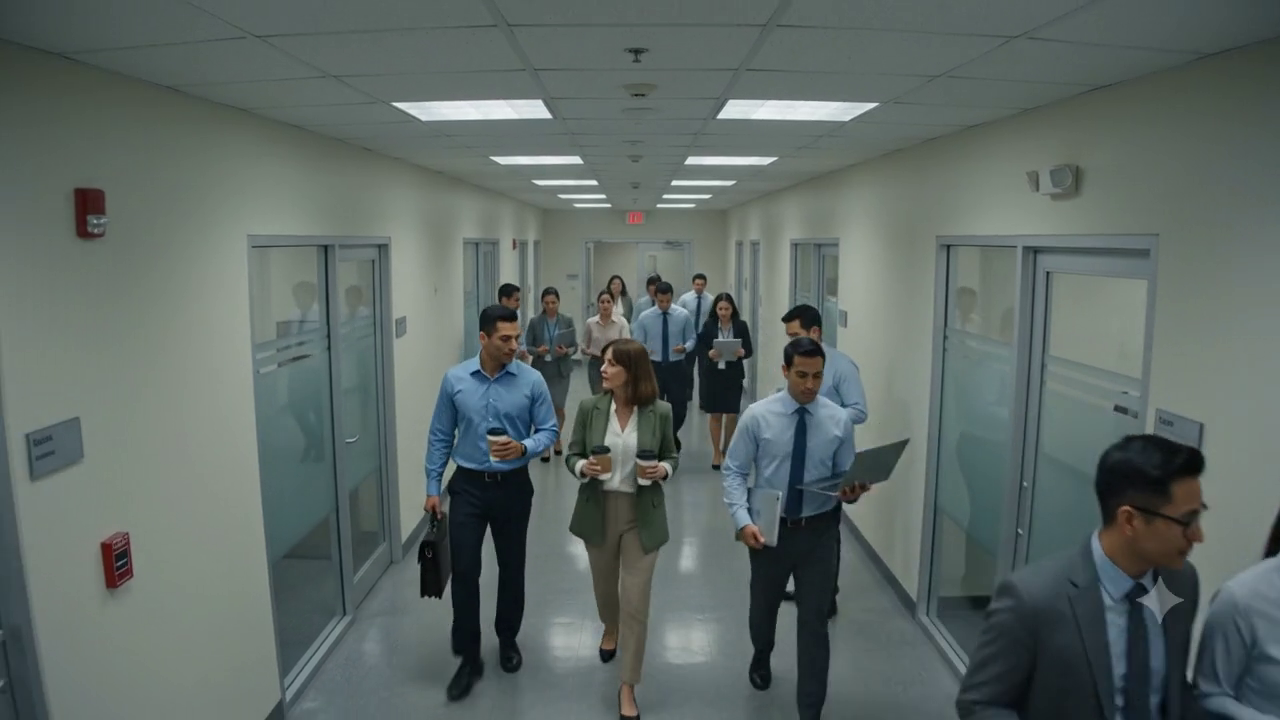
#> input picture frame 24 of cv-service/videos/crowd_3.mp4, 1280 x 720 px, given in place of crowd_5.mp4, which was not available
$ python test_head_detector.py
#> lines starting #> are read from the running program, lines starting #| are printed output that depends on the picture; after the words box and inside, x2 and y2 are one past the last pixel; in counts of white or black regions, pixels touching at a corner belong together; pictures that were not available may be replaced by others from this repository, and a replacement may not be noted
"""
cv-service/scratch/test_head_detector.py
Test script for Circular Head Detection (HoughCircles + Laplacian Peak Filter) on crowd_5.mp4
"""
import cv2
import numpy as np

video_path = "videos/crowd_5.mp4"
cap = cv2.VideoCapture(video_path)
ret, frame = cap.read()
#> frame is the input picture: shape (720, 1280, 3); mean B, G, R 101.4, 104.9, 94.1
cap.release()

if not ret:
    print("Error loading video frame")
    exit(1)

gray = cv2.cvtColor(frame, cv2.COLOR_BGR2GRAY)
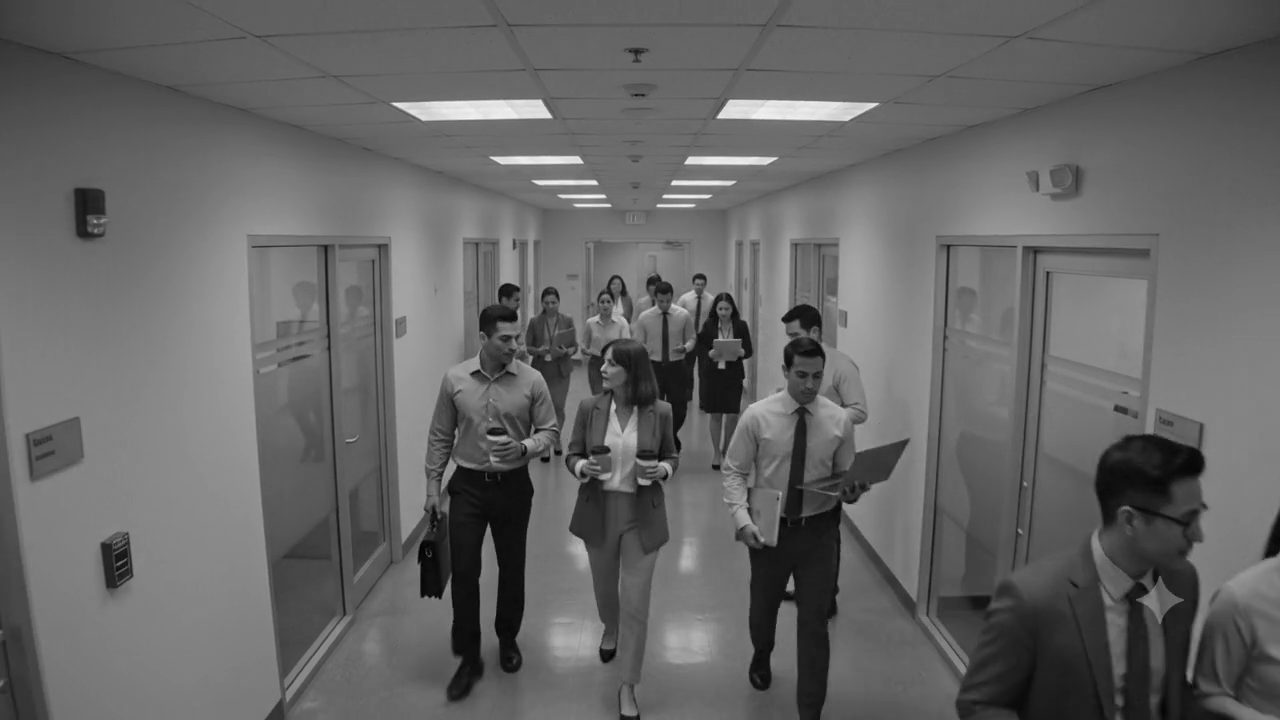
#> gray: shape (720, 1280); min 0, max 249, mean 101.2
clahe = cv2.createCLAHE(clipLimit=2.5, tileGridSize=(8, 8))
enhanced = clahe.apply(gray)
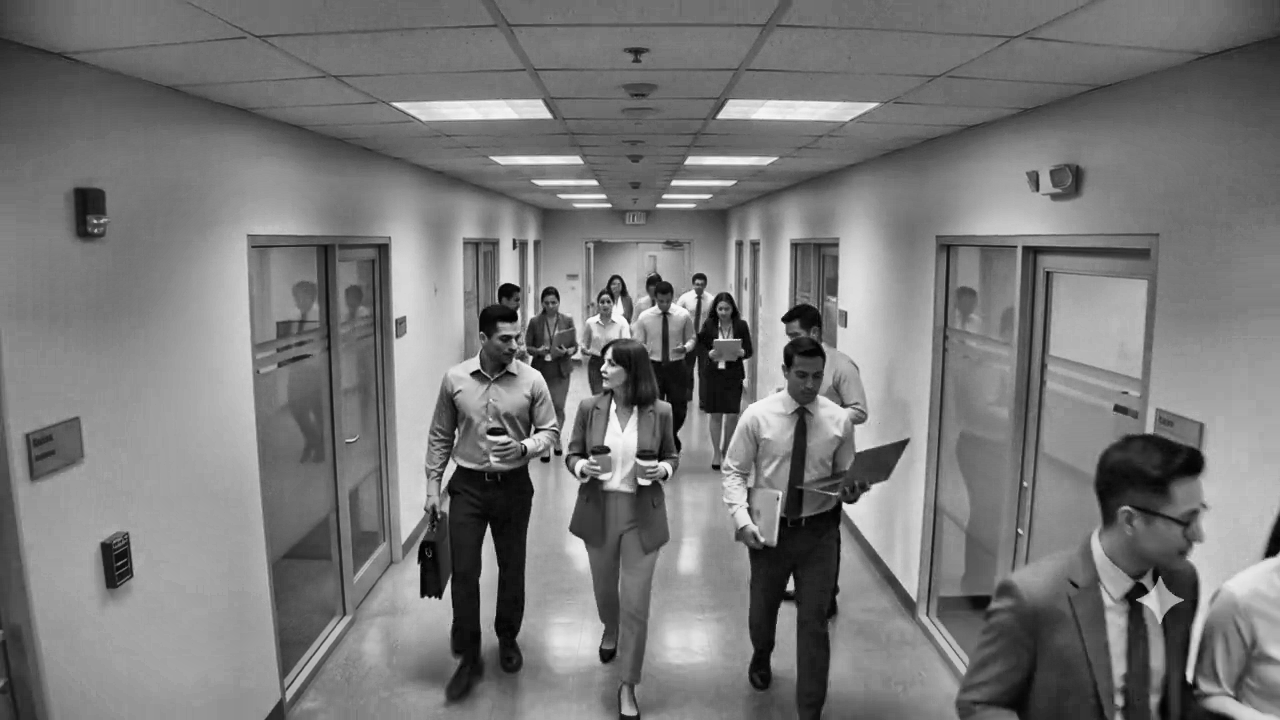
#> enhanced: shape (720, 1280); min 0, max 252, mean 120.4

# Blur slightly to eliminate high-frequency texture noise
blurred = cv2.GaussianBlur(enhanced, (5, 5), 0)

# Circular Hough Transform to find round head structures
circles = cv2.HoughCircles(
    blurred,
    cv2.HOUGH_GRADIENT,
    dp=1.2,
    minDist=8,
    param1=40,
    param2=14,
    minRadius=3,
    maxRadius=16
)
#> circles = 725 rows, first 8: [492.6, 433.8, 15.24], [492.6, 361.8, 15.24], [559.8, 329.4, 15.24], [115.8, 553.8, 15.24], [604.2, 292.2, 15.24], [598.2, 336.6, 15.24], [503.4, 426.6, 15.24], [810.6, 289.8, 15.24]

count = 0
annotated = frame.copy()
if circles is not None:
    circles = np.uint16(np.around(circles))
#> circles = 725 rows, first 8: [493, 434, 15], [493, 362, 15], [560, 329, 15], [116, 554, 15], [604, 292, 15], [598, 337, 15], [503, 427, 15], [811, 290, 15]
    count = len(circles[0, :])
#> count = 725
    for i in circles[0, :]:
        cx, cy, r = i[0], i[1], i[2]
        cv2.circle(annotated, (cx, cy), 3, (248, 189, 56), -1)
        cv2.circle(annotated, (cx, cy), r, (16, 185, 129), 1)
#> this loop made 725 passes
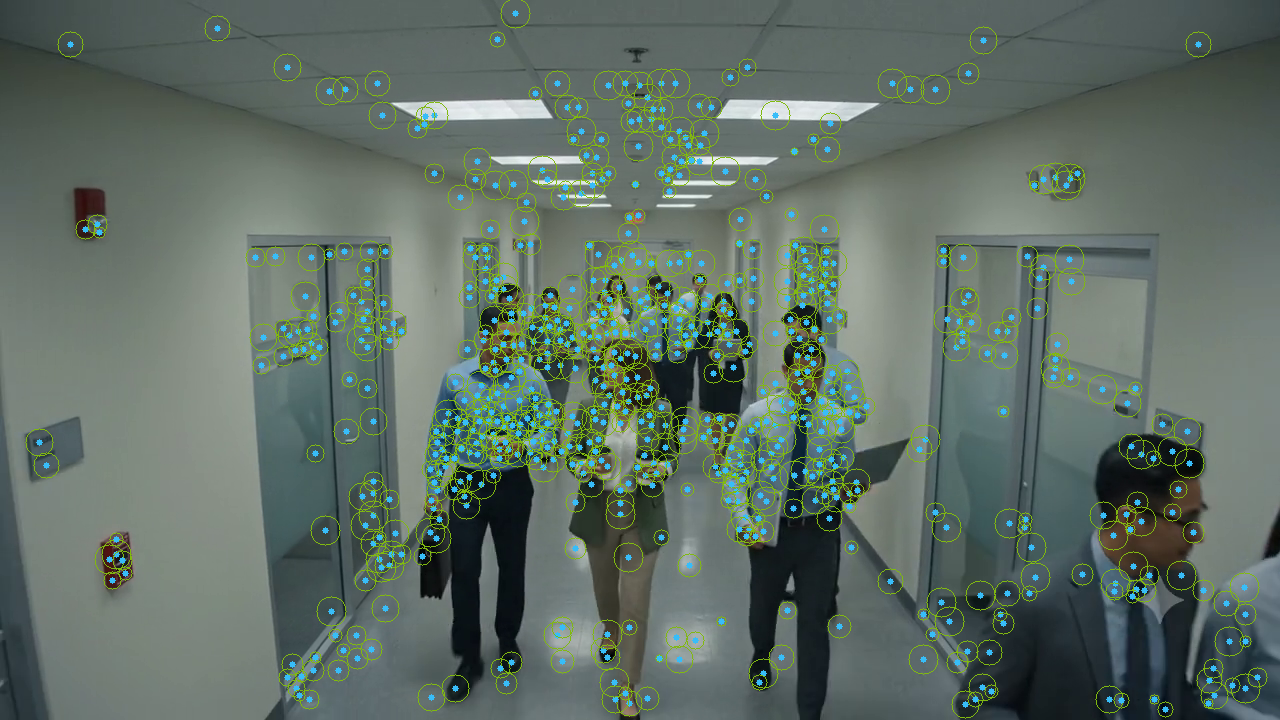
#> annotated: shape (720, 1280, 3); 6.36% of pixels changed, all inside (x1, y1, x2, y2) = (25, 0, 1268, 719)

print(f"[Circular Head Detector] Detected {count} round head structures in crowd_5.mp4!")
#| [Circular Head Detector] Detected 725 round head structures in crowd_5.mp4!
cv2.imwrite("head_test_output.jpg", annotated)

$ run again, starting later in the video
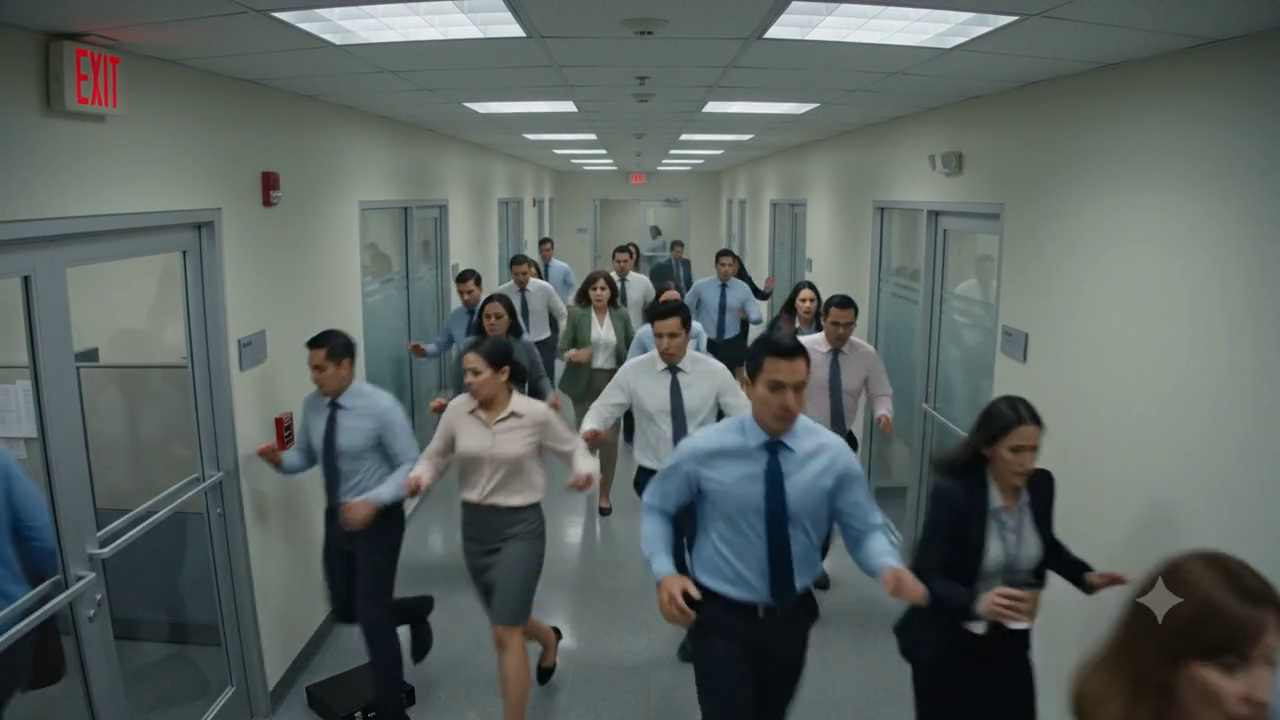
#> input picture frame 108 of cv-service/videos/crowd_3.mp4, 1280 x 720 px, given in place of crowd_5.mp4, which was not available
#> frame is the input picture: shape (720, 1280, 3); mean B, G, R 97.1, 99.7, 91.1
#> `enhanced = clahe.apply(gray)`:
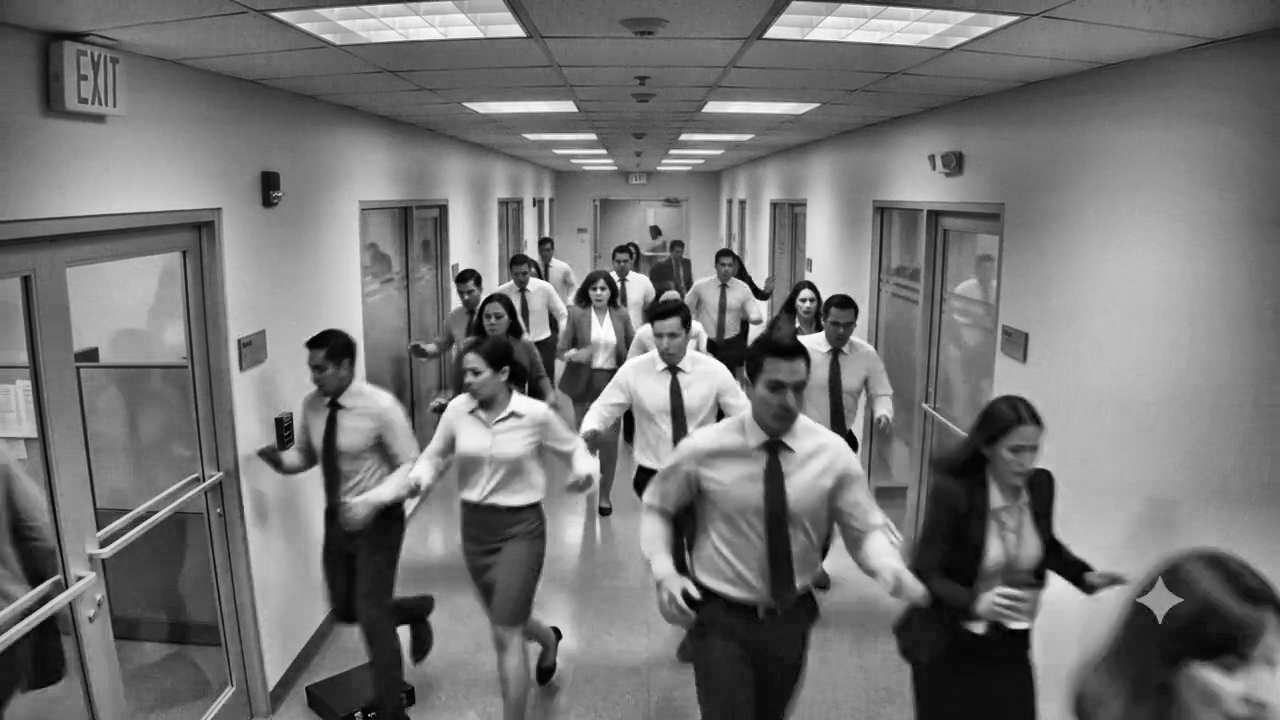
#> enhanced: shape (720, 1280); min 0, max 253, mean 116.9
#> `circles = cv2.HoughCircles( blurred, cv2.HOUGH_GRADIENT, dp=1.2, minDi..`: circles = 855 rows, first 8: [615, 400.2, 15.24], [285, 459, 15.24], [593.4, 292.2, 15.24], [801, 303, 15.24], [811.8, 331.8, 15.24], [838.2, 309, 15.24], [468.6, 280.2, 12.36], [57, 591, 15.24]
#> `circles = np.uint16(np.around(circles))`: circles = 855 rows, first 8: [615, 400, 15], [285, 459, 15], [593, 292, 15], [801, 303, 15], [812, 332, 15], [838, 309, 15], [469, 280, 12], [57, 591, 15]
#> count = 855
#> the loop `for i in circles[0, :]:` made 855 passes
#> after the loop `for i in circles[0, :]:`:
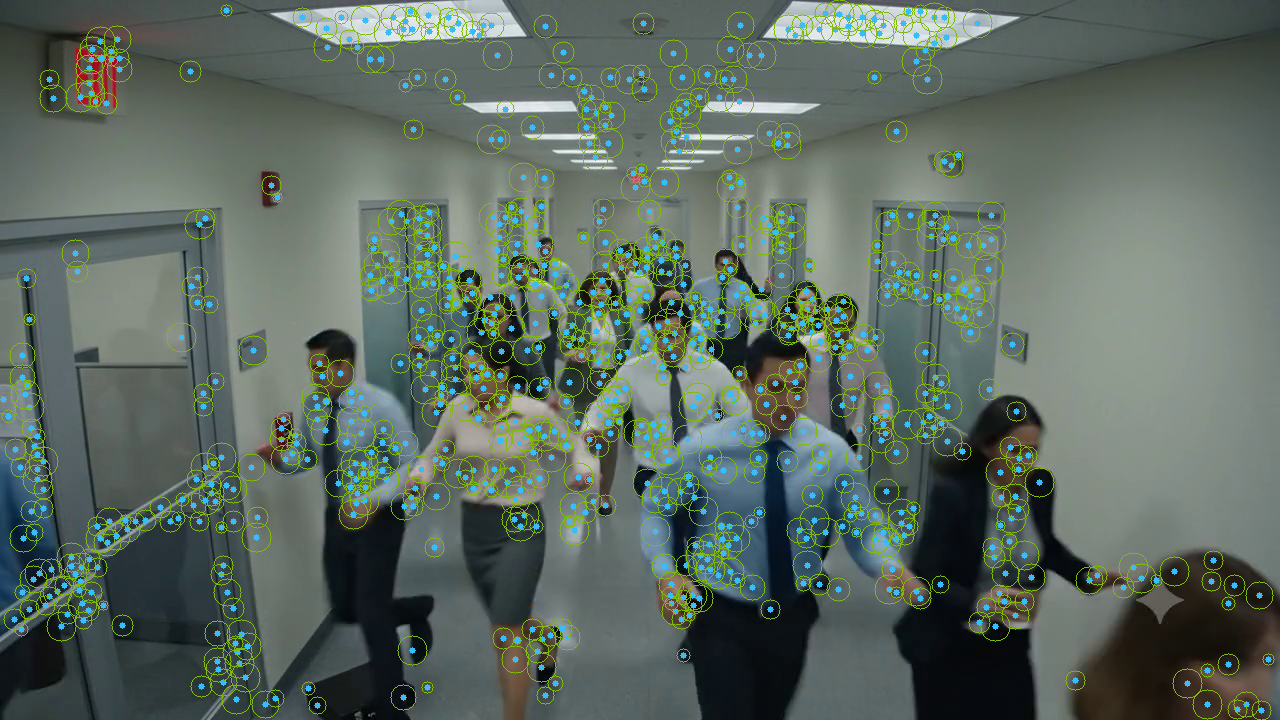
#> annotated: shape (720, 1280, 3); 7.66% of pixels changed, all inside (x1, y1, x2, y2) = (0, 0, 1275, 720)
#| [Circular Head Detector] Detected 855 round head structures in crowd_5.mp4!

$ run again, starting later in the video
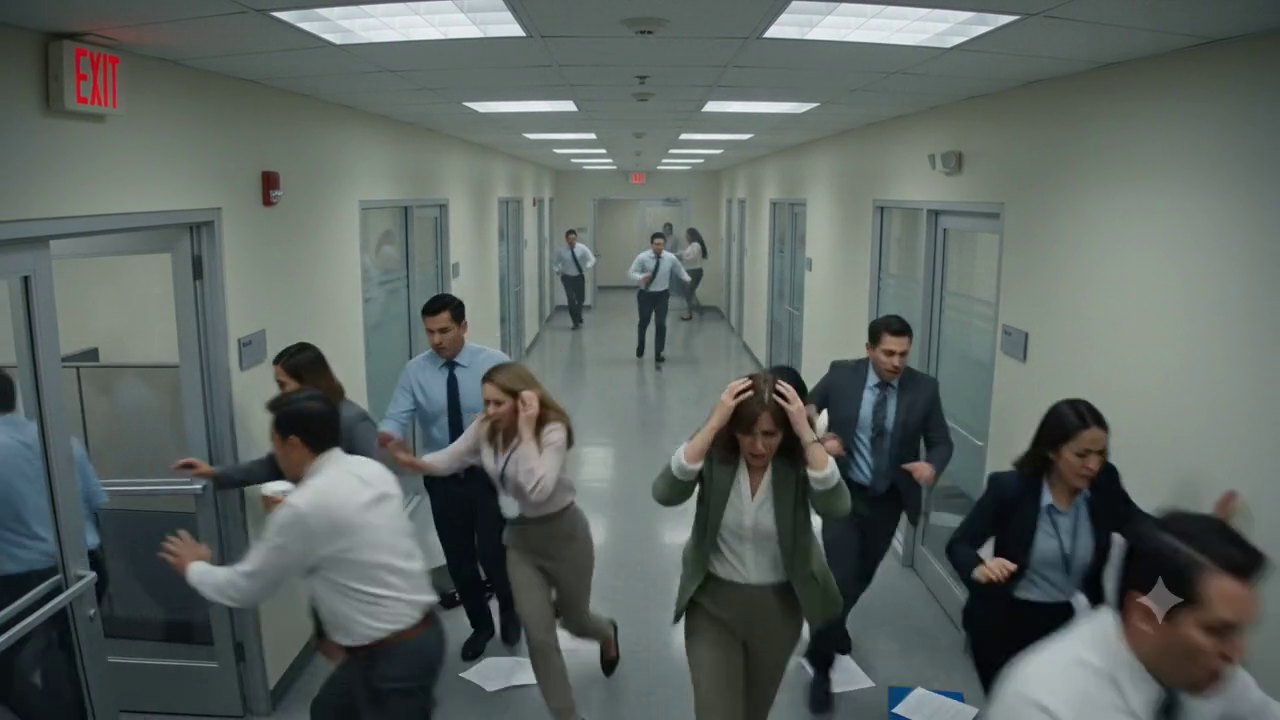
#> input picture frame 192 of cv-service/videos/crowd_3.mp4, 1280 x 720 px, given in place of crowd_5.mp4, which was not available
#> frame is the input picture: shape (720, 1280, 3); mean B, G, R 98, 101.6, 93.2
#> `enhanced = clahe.apply(gray)`:
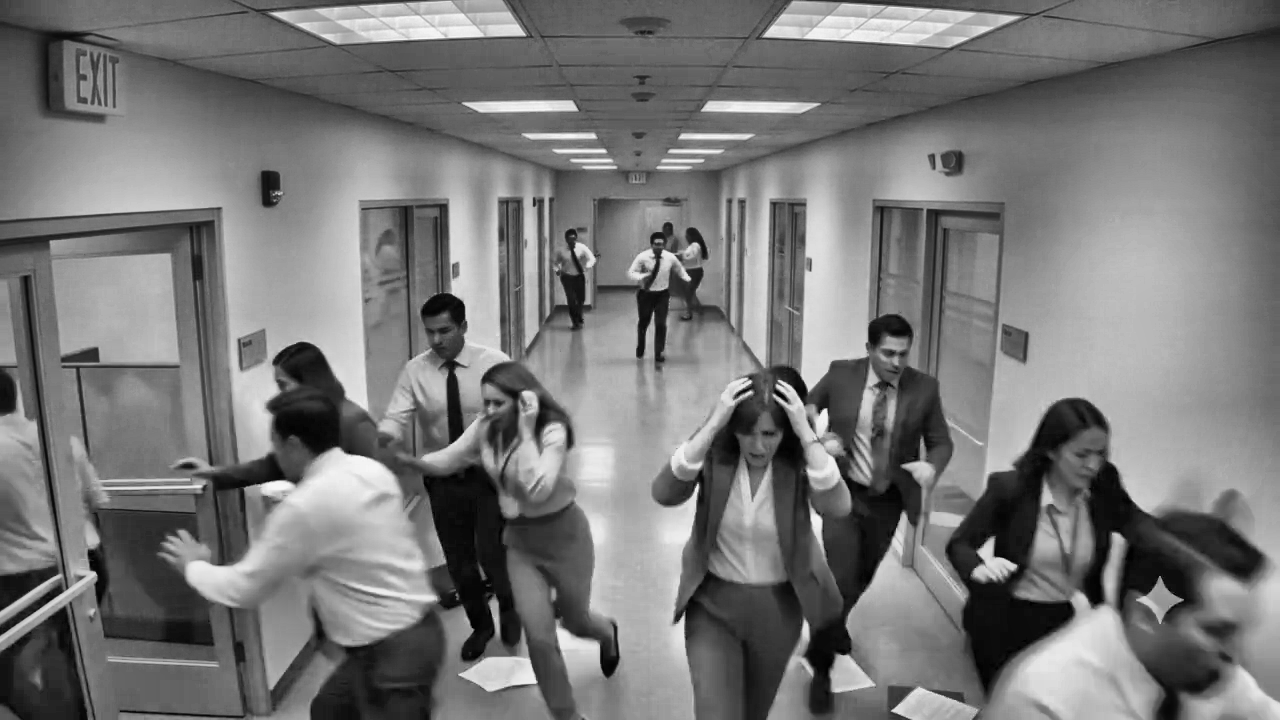
#> enhanced: shape (720, 1280); min 0, max 249, mean 119
#> `circles = cv2.HoughCircles( blurred, cv2.HOUGH_GRADIENT, dp=1.2, minDi..`: circles = 750 rows, first 8: [58.2, 591, 15.24], [685.8, 465, 15.24], [447, 343.8, 15.24], [754.2, 387, 13.92], [36.6, 461.4, 15.24], [496.2, 396.6, 15.24], [658.2, 257.4, 15.24], [786.6, 382.2, 15.24]
#> `circles = np.uint16(np.around(circles))`: circles = 750 rows, first 8: [58, 591, 15], [686, 465, 15], [447, 344, 15], [754, 387, 14], [37, 461, 15], [496, 397, 15], [658, 257, 15], [787, 382, 15]
#> count = 750
#> the loop `for i in circles[0, :]:` made 750 passes
#> after the loop `for i in circles[0, :]:`:
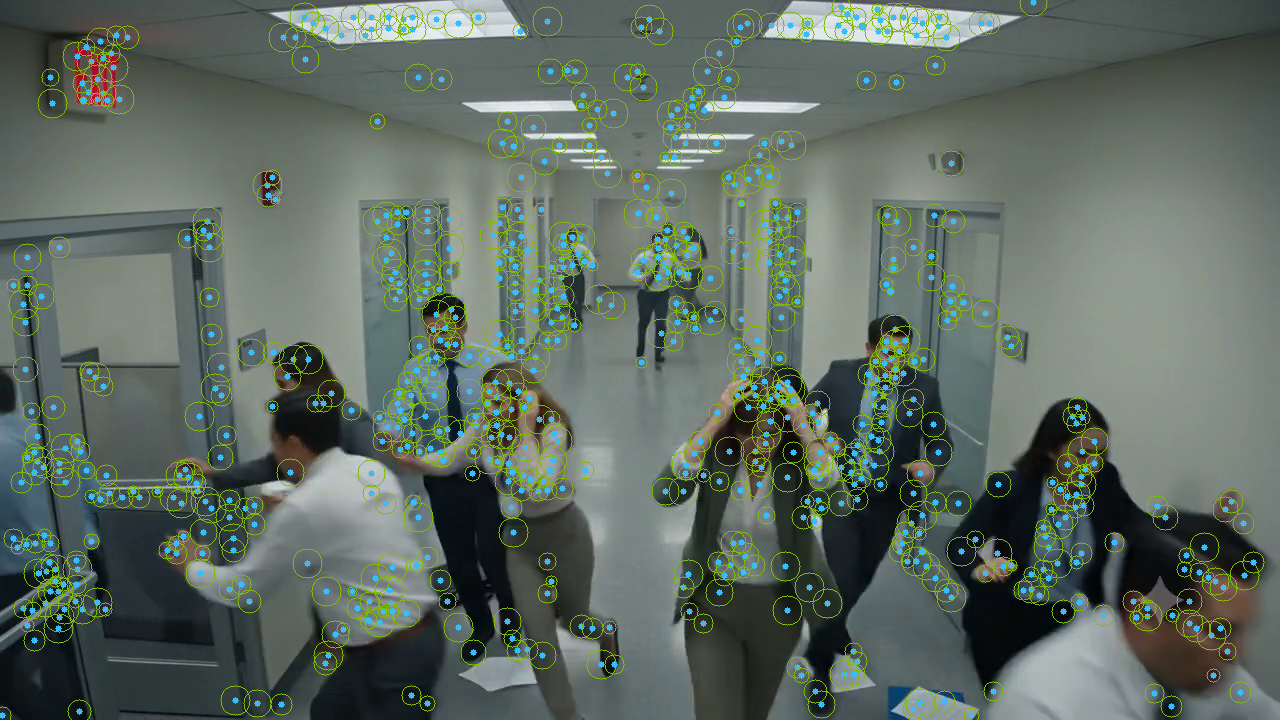
#> annotated: shape (720, 1280, 3); 6.81% of pixels changed, all inside (x1, y1, x2, y2) = (0, 0, 1265, 720)
#| [Circular Head Detector] Detected 750 round head structures in crowd_5.mp4!
